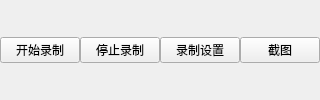
               <widget class="QWidget" name="widget_18" native="true">
                <property name="sizePolicy">
                 <sizepolicy hsizetype="Preferred" vsizetype="Fixed">
                  <horstretch>0</horstretch>
                  <verstretch>0</verstretch>
                 </sizepolicy>
                </property>
                <property name="minimumSize">
                 <size>
                  <width>0</width>
                  <height>20</height>
                 </size>
                </property>
                <layout class="QHBoxLayout" name="horizontalLayout_17">
                 <property name="spacing">
                  <number>0</number>
                 </property>
                 <property name="leftMargin">
                  <number>0</number>
                 </property>
                 <property name="topMargin">
                  <number>0</number>
                 </property>
                 <property name="rightMargin">
                  <number>0</number>
                 </property>
                 <property name="bottomMargin">
                  <number>0</number>
                 </property>
                 <item>
                  <widget class="QPushButton" name="pushButton_69">
                   <property name="text">
                    <string>开始录制</string>
                   </property>
                  </widget>
                 </item>
                 <item>
                  <widget class="QPushButton" name="pushButton_70">
                   <property name="text">
                    <string>停止录制</string>
                   </property>
                  </widget>
                 </item>
                 <item>
                  <widget class="QPushButton" name="pushButton_71">
                   <property name="text">
                    <string>录制设置</string>
                   </property>
                  </widget>
                 </item>
                 <item>
                  <widget class="QPushButton" name="pushButton_72">
                   <property name="text">
                    <string>截图</string>
                   </property>
                  </widget>
                 </item>
                </layout>
               </widget>
